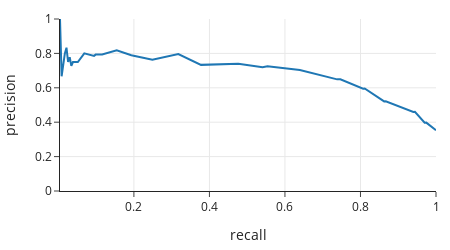

Write notebook code for a chart like this one.
### Markdown cell above
Another common plot used to evaluate the performance of a classifier is the *precision-recall curve*, of PR curve for short. It plots the precision-recall pairs for each threshold:

### Code cell
fig = px.line(tpr_df, x='recall', y = 'precision')
fig.update_layout(width=450, height=250, yaxis_range=[0,1])
fig

### Figure 1 — Plotly figure (JSON) as saved in the notebook; plotly's stock layout.template omitted (floating-point values rounded to 4 significant figures)
{"data": [{"hovertemplate": "recall=%{x}<br>precision=%{y}<extra></extra>", "legendgroup": "", "line": {"color": "#1F77B4", "dash": "solid"}, "marker": {"symbol": "circle"}, "mode": "lines", "name": "", "orientation": "v", "showlegend": false, "type": "scatter", "x": [1, 0.9742, 0.97, 0.9442, 0.9399, 0.867, 0.8627, 0.8112, 0.8069, 0.7468, 0.7382, 0.6438, 0.6395, 0.5536, 0.5408, 0.4764, 0.3863, 0.3777, 0.3176, 0.2489, 0.1931, 0.1545, 0.1159, 0.09871, 0.09442, 0.06867, 0.0515, 0.03863, 0.03433, 0.03004, 0.02575, 0.02146, 0.01717, 0.008584, 0.004292], "xaxis": "x", "y": [0.3536, 0.3975, 0.3972, 0.4603, 0.4591, 0.522, 0.5207, 0.5962, 0.5949, 0.6493, 0.6491, 0.7009, 0.7028, 0.7247, 0.72, 0.74, 0.7377, 0.7333, 0.7957, 0.7632, 0.7895, 0.8182, 0.7941, 0.7931, 0.7857, 0.8, 0.75, 0.75, 0.7273, 0.7778, 0.75, 0.8333, 0.8, 0.6667, 1], "yaxis": "y"}], "layout": {"height": 250, "legend": {"tracegroupgap": 0}, "width": 450, "xaxis": {"anchor": "y", "autorange": true, "domain": [0, 1], "range": [0.004292, 1], "title": {"text": "recall"}, "type": "linear"}, "yaxis": {"anchor": "x", "domain": [0, 1], "range": [0, 1], "title": {"text": "precision"}, "type": "linear"}}}
